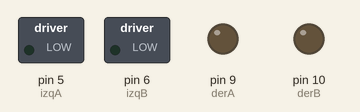
Recording of a sketch running on a simulated Arduino Uno, built with avr-gcc and run on an emulated ATmega328P. Parts: switched loads named in the sketch (green lamp = pin HIGH), output pins drawn as LEDs (lit = HIGH).

Above: at 0.2 s.
At 8.0 s:
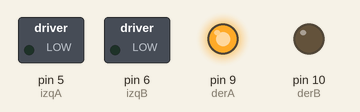
At 13.0 s:
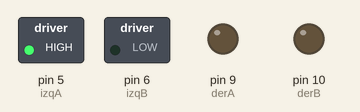
At 18.5 s:
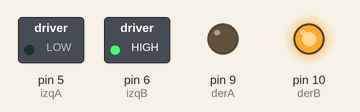
At 24.0 s:
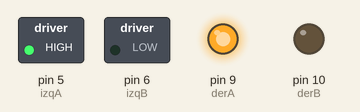
Timing chart, 0 to 27.3 s (numbered marks = the images above):
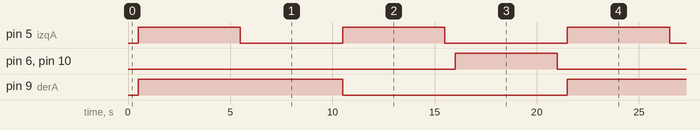

Measured:
- by itself, pin 5 (izqA): repeats every 21.0 s: LOW 5.0 s, HIGH 5.0 s, LOW 6.0 s, HIGH 5.0 s
- by itself, pin 6 (izqB), pin 10 (derB): alternates HIGH for 5.0 s and LOW for 16.0 s
- by itself, pin 9 (derA): alternates HIGH for 10.0 s and LOW for 11.0 s

The sketch:

MotoresAmbosLados.ino
```cpp
int izqA = 5;
int izqB = 6;
int derA = 9;
int derB = 10;
int vel = 255; // Velocidad de los motores (0-255)

void setup()  {
  pinMode(derA, OUTPUT);
  pinMode(derB, OUTPUT);
  pinMode(izqA, OUTPUT);
  pinMode(izqB, OUTPUT);
 }

void loop()  {
    analogWrite(derB, 0);  // Detiene los Motores
    analogWrite(izqB, 0);
    delay (500);
    analogWrite(derA, vel);  // Frente 2 segundos
    analogWrite(izqA, vel);
    delay (5000);

    analogWrite(derA, vel);  // Derecha 0,5 segundos
    analogWrite(izqA, 0);
    delay (5000);

    analogWrite(derA, 0);    // Izquierda 0,5 segundos
    analogWrite(izqA, vel);
    delay (5000);

    analogWrite(derA, 0);    // Detiene los Motores
    analogWrite(izqA, 0);
    delay (500);
    analogWrite(derB, vel);  // Reversa 2 segundos
    analogWrite(izqB, vel);
    delay (5000);
}
```
